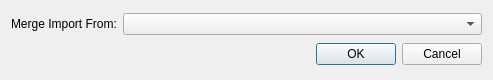
<?xml version="1.0" encoding="UTF-8"?>
<ui version="4.0">
 <class>Merge</class>
 <widget class="QDialog" name="Merge">
  <property name="geometry">
   <rect>
    <x>0</x>
    <y>0</y>
    <width>493</width>
    <height>80</height>
   </rect>
  </property>
  <property name="minimumSize">
   <size>
    <width>0</width>
    <height>80</height>
   </size>
  </property>
  <property name="maximumSize">
   <size>
    <width>16777215</width>
    <height>80</height>
   </size>
  </property>
  <property name="windowTitle">
   <string>POI - Merge Selection</string>
  </property>
  <layout class="QVBoxLayout" name="verticalLayout">
   <item>
    <layout class="QHBoxLayout" name="horizontalLayout">
     <item>
      <widget class="QLabel" name="label">
       <property name="text">
        <string>Merge Import From:</string>
       </property>
      </widget>
     </item>
     <item>
      <widget class="QComboBox" name="comboBox_Files">
       <property name="sizePolicy">
        <sizepolicy hsizetype="MinimumExpanding" vsizetype="Fixed">
         <horstretch>0</horstretch>
         <verstretch>0</verstretch>
        </sizepolicy>
       </property>
      </widget>
     </item>
    </layout>
   </item>
   <item>
    <widget class="QDialogButtonBox" name="buttonBox">
     <property name="orientation">
      <enum>Qt::Horizontal</enum>
     </property>
     <property name="standardButtons">
      <set>QDialogButtonBox::Cancel|QDialogButtonBox::Ok</set>
     </property>
    </widget>
   </item>
  </layout>
 </widget>
 <resources/>
 <connections>
  <connection>
   <sender>buttonBox</sender>
   <signal>accepted()</signal>
   <receiver>Merge</receiver>
   <slot>accept()</slot>
   <hints>
    <hint type="sourcelabel">
     <x>248</x>
     <y>254</y>
    </hint>
    <hint type="destinationlabel">
     <x>157</x>
     <y>274</y>
    </hint>
   </hints>
  </connection>
  <connection>
   <sender>buttonBox</sender>
   <signal>rejected()</signal>
   <receiver>Merge</receiver>
   <slot>reject()</slot>
   <hints>
    <hint type="sourcelabel">
     <x>316</x>
     <y>260</y>
    </hint>
    <hint type="destinationlabel">
     <x>286</x>
     <y>274</y>
    </hint>
   </hints>
  </connection>
 </connections>
</ui>
